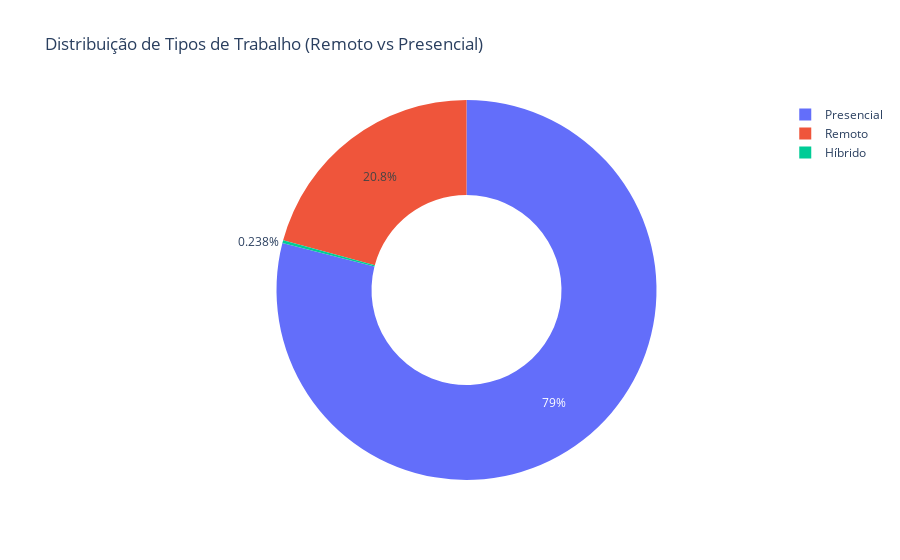

Notebook cell for this chart:
### Code cell
remoto_contagem = df_limpo['remoto'].value_counts().reset_index()

remoto_contagem.columns = ['tipo_trabalho', 'quantidade']

fig = px.pie(remoto_contagem,
                names='tipo_trabalho',
                values='quantidade',
                title='Distribuição de Tipos de Trabalho (Remoto vs Presencial)',
                hole=0.5
            )
fig.show()

### Figure 1 — Plotly figure (JSON) as saved in the notebook; plotly's stock layout.template omitted (floating-point values rounded to 4 significant figures)
{"data": [{"domain": {"x": [0, 1], "y": [0, 1]}, "hole": 0.5, "hovertemplate": "tipo_trabalho=%{label}<br>quantidade=%{value}<extra></extra>", "labels": ["Presencial", "Remoto", "Híbrido"], "legendgroup": "", "name": "", "showlegend": true, "type": "pie", "values": [105305, 27716, 318]}], "layout": {"legend": {"tracegroupgap": 0}, "title": {"text": "Distribuição de Tipos de Trabalho (Remoto vs Presencial)"}}}
